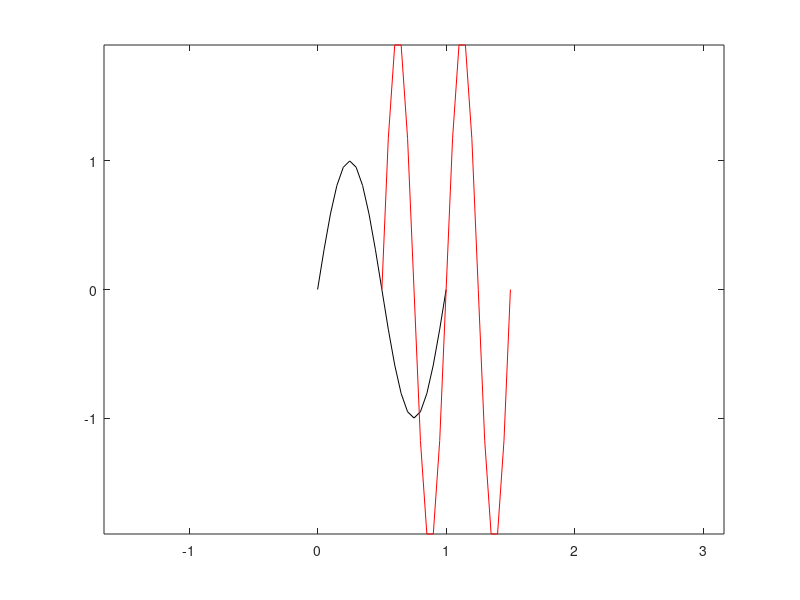

MATLAB code for this plot: (Note: this script raises an error after producing the figure.)
%% first test

a = sin(60*pi...
    /180)
% format long
% b = sin(60*pi/180)
format short e 

%% second test
a = 10*2;b = a+5,c = a*b;d = c+a
% A = [1 2 3 ;4 5 6;7 8 9]
A = [1 2 ;4 5 ]
B = [1,2 3
     4,5,6
     7,8,9]
C = [1;2;3]

length(A) % length函数计算得矩阵的列数

[m, n] = size(B)


%% third test

% t = (0:0.1:1);
% t = linspace (0,1,11);
% t = logspace (0,1,11)

A = [1 2] 
A.^2

a=[1 0];
b=[0 1];
a&b



%% fourth test

% y=[1 2 3 2 1]; 
% plot(y) 


t=(0:0.05:1);
y=sin(2*pi*t);
% stem(t,y)
% bar(t,y)
% stairs (t,y,'r')

t1=(0.5:0.05:1.5);
y1=2*sin(2*pi*2*t1);
plot(t,y,'k',t1,y1,'r'); 

% yl = (1:100);
% figure
% semilogy(yl);
% 
% x=(0:pi/100:2*pi);
% yp=abs(sin(x));
% figure
% polar(x,yp) 



%% fifth test
% 
% x = 0:pi/10:5*pi;
% y = sin(x);
% z = cos(x);
% % subplot(2,1,1);
% plot3(x,y,z);
% 
% figure;
% subplot(2,1,1);
% z=eye(10);
% mesh(z);
% subplot(2,1,2)
% z=peaks(20); %高斯分布函数
% mesh(z);

% 
% x=-8:0.5:8;y=x';
% % X=ones(size(y))*x; 
% % Y=y*ones(size(x));
% [X,Y]=meshgrid(-8:0.5:8,-8:0.5,8);
% R=sqrt(X.*X+Y.*Y); 
% z=sin(R)./R;
% % axis([0,40,0,40]);
% mesh(z)

% [x,y,z]=peaks(30);
% subplot(1,2,1);
% mesh(x,y,z);
% subplot(1,2,2);
% surf(x,y,z);

%  [x,y,z]=peaks(30);
% subplot(1,2,1);
% mesh(x,y,z);
% subplot(1,2,2);
% surf(x,y,z);
% colorbar 


axis equal
M = moviein(16);
       for  j = 1:16
             plot ( fft (eye(j+16)));
             M (: , j) = getframe;
       end
movie ( M )



%%
clc;
clear all;
fs=8000;
t=(0:1/fs:0.2);
y=dtones(t,697,1209);  %键1对应的两个频率
plot(t,y);
%audioplay(y, fs); 


%函数
% function fy=dtones(t,f1,f2)
% fy=sin(2*pi*f1*t)+sin(2*pi*f2*t);
% end



%%
% x=input('Input x please: ');
% y=input('Input y please: ');
% z=x;
% x=y;
% y=z;
% disp(x);
% disp(y);


% x=menu('波形','正弦','余弦','正切','余切');
% switch x
% case 1
%     ezplot('sin')
% case 2
%     ezplot('cos')
% case 3
%     ezplot('tan')
% case 4
%     ezplot('cot')
% end 

% sum = 0;
% ave = 0;
% count = 0;
% 
% x = input('input number: ')
% while(x ~= 0)
%     sum = sum + x;
%     count = count + 1;
%     x = input('input number:')
% end
% 
% if(count > 0)
%     ave = sum/count;
%     
% end
% 
% display(sum)
% display(ave)
% 


for j = 1:500 ;   
    sum = 0;
    for i = 1 : j/2;
        if rem(j,i) == 0;
           sum = sum + i;
           if j == sum;
               display(j)
           end
        end
    end
end



